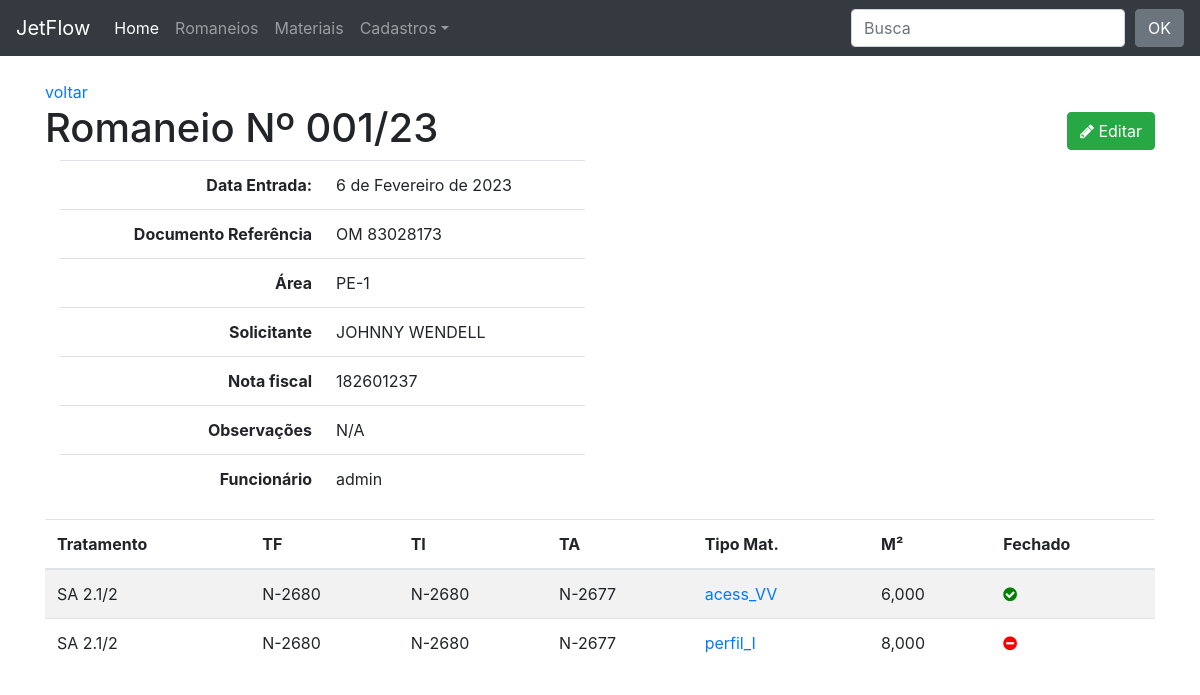
The page /romaneios/1/ on the database its author committed.
### romaneio/models.py (models this page shows, shortened)
class Romaneio(models.Model):
    funcionario = models.ForeignKey(User, on_delete=models.CASCADE)
    entrada = models.DateField(verbose_name='Data de Entrada')
    nf = models.CharField('NF',max_length=15, blank=True, null=True)
    romaneio = models.CharField(max_length=15, unique=True)
    documento = models.CharField('documento referência', max_length=20, blank=True, null=True)
    obs = models.CharField('Obs',blank=True, null=True, max_length=40)
    area = models.ForeignKey(Area, on_delete=models.CASCADE)
    solicitante = models.ForeignKey(Solicitante, on_delete=models.CASCADE)
    class Meta:
        ordering = ('romaneio',)
    def __str__(self):
        return self.romaneio

class Area(models.Model):
    area = models.CharField(max_length=30, unique=True)
    class Meta:
        ordering = ('area',)
    def __str__(self):
        return self.area

class Solicitante(models.Model):
    solicitante = models.CharField(max_length=30, unique=True)
    class Meta:
        ordering = ('solicitante',)
    def __str__(self):
        return self.solicitante

### material/models.py (models this page shows, shortened)
class Material(TimeStampedModel):
    concluido =  models.BooleanField(default=False)
    n_romaneio = models.ForeignKey(Romaneio, on_delete=models.CASCADE, related_name='romaneios')
    jato = models.ForeignKey(Tratamento, on_delete=models.CASCADE, blank=True, null=True)
    tf = models.ForeignKey(TintaFundo, on_delete=models.CASCADE, blank=True, null=True)
    ti = models.ForeignKey(TintaIntermediaria, on_delete=models.CASCADE, blank=True, null=True)
    ta = models.ForeignKey(TintaAcabamento, on_delete=models.CASCADE, blank=True, null=True)
    cor = models.CharField(max_length=15, blank=True, null=True)
    material = models.CharField(max_length=15, choices=MATERIAIS)
    descricao = models.CharField('Descrição',max_length=30, blank=True, null=True)
    polegada = models.CharField('Pol', max_length=4)
    m_quantidade = models.DecimalField('M/QTD', max_digits=7, decimal_places=2)
    m2 = models.DecimalField('M²', max_digits=7, decimal_places=3,blank=True)
    class Meta:
        ordering = ('-created',)
    def get_absolute_url(self):
        return reverse_lazy('material:material_detail', kwargs={'pk': self.pk})

class Tratamento(models.Model):
    tratamento = models.CharField(max_length=30, unique=True)
    class Meta:
        ordering = ('tratamento',)
    def __str__(self):
        return self.tratamento

class TintaFundo(models.Model):
    tinta_fundo = models.CharField(max_length=30, unique=True)
    class Meta:
        ordering = ('tinta_fundo',)
    def __str__(self):
        return self.tinta_fundo

class TintaIntermediaria(models.Model):
    tinta_intermediaria = models.CharField(max_length=30, unique=True)
    class Meta:
        ordering = ('tinta_intermediaria',)
    def __str__(self):
        return self.tinta_intermediaria

class TintaAcabamento(models.Model):
    tinta_acabamento = models.CharField(max_length=30, unique=True)
    class Meta:
        ordering = ('tinta_acabamento',)
    def __str__(self):
        return self.tinta_acabamento

### romaneio/views.py (the view)
# urls.py: path('romaneios/<int:pk>/', v.romaneio_detail, name='romaneio_detail'),
def romaneio_detail(request, pk):
    template_name = 'romaneio_detail.html'
    obj = Romaneio.objects.get(pk=pk)
    context = {'object': obj}
    return render(request, template_name, context)

### romaneio/templates/romaneio_detail.html
{% extends "base.html" %}
{% block content %}
<a href="{% url 'romaneio:romaneio_list'  %}">voltar</a>
    <h1>Romaneio Nº {{ object }}
        <span class="pull-right">
            <a href="{% url 'romaneio:romaneio_edit' object.pk %}">
                <button type="button" class="btn btn-success">
                    <span class="fa fa-pencil"></span> Editar
                </button>
            </a>
        </span>
    </h1>
    <div class="col-sm-6">
        <table class="table table-user-information">
            <tbody>
                <tr>
                    <th class="text-right">Data Entrada:</th>
                    <td>
                        {{ object.entrada }}
                    </td>
                </tr>
                <tr>
                    <th class="text-right">Documento Referência</th>
                    <td>{{ object.documento }}</td>
                </tr>
                <tr>
                    <th class="text-right">Área</th>
                    <td> {{ object.area }}</td>
                </tr>
                <tr>
                    <th class="text-right">Solicitante</th>
                    <td>{{ object.solicitante }}</td>
                </tr>
                <tr>
                    <th class="text-right">Nota fiscal</th>
                    <td>{{ object.nf }}</td>
                </tr>
                <tr>
                    <th class="text-right">Observações</th>
                    <td>{{ object.obs }}</td>
                </tr>
                <tr>
                    <th class="text-right">Funcionário</th>
                    <td>{{ object.funcionario }}</td>
                </tr>
            </tbody>
        </table>
    </div>
    <table class="table table-striped">
        <thead>
            <tr>
                <th>Tratamento</th>
                <th>TF</th>
                <th>TI</th>
                <th>TA</th>
                <th>Tipo Mat.</th>
                <th>M²</th>
                <th>Fechado</th>
            </tr>
        </thead>
        <tbody>
            {% for obj in object.romaneios.all %}
            <tr>
                <td>{{ obj.jato }}</td>
                <td>{{ obj.tf }}</td>
                <td>{{ obj.ti }}</td>
                <td>{{ obj.ta}}</td>
                <td><a href="{{ obj.get_absolute_url }}">{{ obj.material }}</a></td>
                <td>{{ obj.m2 }}</td>
                <td>
                    {% if obj.concluido %}
                      <i class="fa fa-check-circle ok"></i>
                    {% else %}
                      <i class="fa fa-minus-circle no"></i>
                    {% endif %}
                </td>
            </tr>
            {% endfor %}
        </tbody>
    </table>
{% endblock content %}

### core/static/css/style.css (style rules this page uses)
body { margin-top: 80px; }
.ok { color: green; }
.no { color: red; }

### rows shown on the page
Romaneio: romaneio "001/23", entrada "6 de Fevereiro de 2023", documento "OM 83028173", area "PE-1", solicitante "JOHNNY WENDELL", nf "182601237", obs "N/A", funcionario "admin"
Material: jato "SA 2.1/2", tf "N-2680", ti "N-2680", ta "N-2677", material "acess_VV", m2 "6,000", concluido True (drawn)
Material: jato "SA 2.1/2", tf "N-2680", ti "N-2680", ta "N-2677", material "perfil_I", m2 "8,000", concluido False (drawn)
